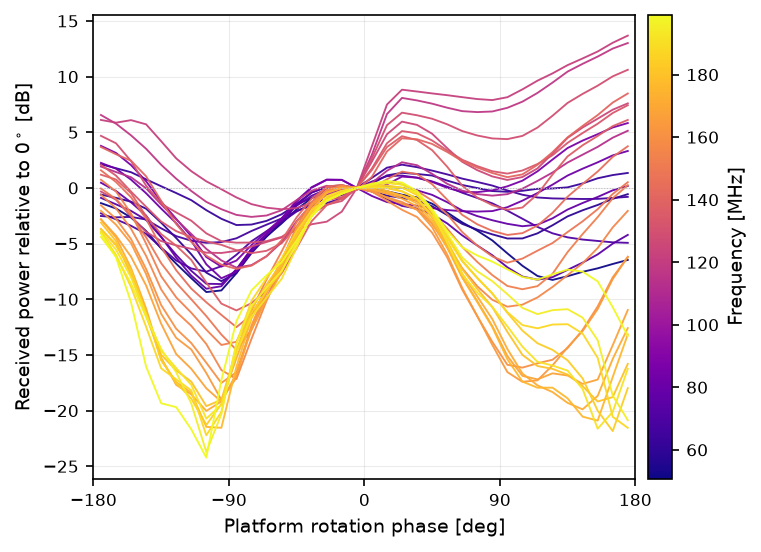

Source code (Python):
"""First full draft of the figure, in the deployment-5 style, plus the controls."""
import numpy as np, matplotlib; matplotlib.use("Agg")
import matplotlib.pyplot as plt
from matplotlib.cm import ScalarMappable
from matplotlib.colors import Normalize
from scipy.ndimage import median_filter
from common import load, db, flanking, OUT, COMB_RESIDUE, COMB_SPILL, ROT, CTRL

D = load()
fr, ch, t = D["fr"], D["ch"], D["tsec"]
nchan = fr.size
tones = np.load(OUT / "tones.npy")
a, b, e = np.load(OUT / "turn.npy")

BIN = 10.0
FLAG_DB = 3.0
edges = np.arange(-180.0, 180.0 + BIN, BIN)
ctr = 0.5 * (edges[:-1] + edges[1:])
ZERO = int(np.argmin(np.abs(ctr)))
ph = np.where(t < b, 360.0 * (t - b) / (b - a), 360.0 * (t - b) / (e - b))
sel = (t >= a + 0.5 * (b - a)) & (t <= b + 0.5 * (e - b)) & D["sky"]
bin_idx = np.digitize(ph, edges) - 1
print(f"turn: {sel.sum()} integrations, {(b - a + e - b) / 2:.1f} s")


def profile(series, flag=True):
    s = np.where(sel, series, np.nan)
    if flag:
        fill = np.nanmedian(s[sel])
        smooth = median_filter(np.nan_to_num(s, nan=fill), size=5, mode="nearest")
        s = np.where(np.abs(s - smooth) > FLAG_DB, np.nan, s)
    out = np.full(len(ctr), np.nan)
    for i in range(len(ctr)):
        v = s[sel & (bin_idx == i)]
        v = v[np.isfinite(v)]
        if v.size:
            out[i] = np.median(v)
    return out - np.nanmedian(out[ZERO - 1:ZERO + 2])


tone_fr = fr[tones]
depth = lambda p: np.nanmax(p) - np.nanmin(p)

prof = {c: profile(db(D["d"][ROT][:, c])) for c in tones}
td = np.array([depth(prof[c]) for c in tones])
sky = np.array([depth(profile(db(np.nanmedian(D["d"][ROT][:, flanking(c, nchan)], 1)))) for c in tones])
print(f"rotating receiver, tones    : {td.min():.1f}-{td.max():.1f} dB (median {np.median(td):.1f})")
print(f"rotating receiver, non-comb : median {np.median(sky):.2f} dB "
      f"-> tones {np.median(td) / np.median(sky):.0f}x deeper")
for k in CTRL:
    g = profile(db(np.nanmedian(D["d"][k][:, tones], 1)))
    print(f"stationary key {k}, same tones: {depth(g):.2f} dB")

# the same receiver while it is parked, immediately before and after the turn
for nm, lo, hi in [("before", 60.0, 600.0), ("after", 1560.0, 2000.0)]:
    m = D["sky"] & (t > lo) & (t < hi)
    s = db(np.nanmedian(D["d"][ROT][:, tones], 1))[m]
    n = min(len(s), sel.sum())
    print(f"rotating receiver parked {nm}: {np.nanmax(s[:n]) - np.nanmin(s[:n]):.2f} dB over {n} integrations")

norm = Normalize(tone_fr.min(), tone_fr.max())
smap = ScalarMappable(norm, plt.cm.plasma)
fig, ax = plt.subplots(figsize=(5.2, 3.8))
for c in tones:
    ax.plot(ctr, prof[c], color=smap.to_rgba(fr[c]), lw=0.9, alpha=0.95)
ax.axhline(0.0, color="0.75", lw=0.5, ls=":")
ax.set_xlim(-180, 180); ax.set_xticks([-180, -90, 0, 90, 180])
ax.grid(alpha=0.25, lw=0.5)
ax.set_xlabel("Platform rotation phase [deg]", fontsize=9)
ax.set_ylabel("Received power relative to $0^\\circ$ [dB]", fontsize=9)
ax.tick_params(labelsize=8)
cb = fig.colorbar(smap, ax=ax, pad=0.02)
cb.set_label("Frequency [MHz]", fontsize=9); cb.ax.tick_params(labelsize=8)
fig.tight_layout(); fig.savefig(OUT / "07_draft.png", dpi=150, bbox_inches="tight")
